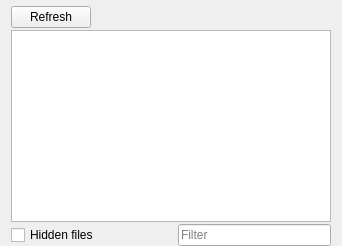
           <widget class="QWidget" name="downloadTab">
            <attribute name="title">
             <string>Downloads</string>
            </attribute>
            <layout class="QVBoxLayout" name="verticalLayout_7">
             <property name="spacing">
              <number>2</number>
             </property>
             <property name="topMargin">
              <number>6</number>
             </property>
             <property name="bottomMargin">
              <number>0</number>
             </property>
             <item>
              <layout class="QHBoxLayout" name="horizontalLayout" stretch="0,0">
               <item>
                <widget class="QPushButton" name="btnRefreshDownloads">
                 <property name="toolTip">
                  <string>Refresh the downloads.</string>
                 </property>
                 <property name="whatsThis">
                  <string>Refresh the downloads.</string>
                 </property>
                 <property name="text">
                  <string>Refresh</string>
                 </property>
                 <property name="icon">
                  <iconset resource="resources.qrc">
                   <normaloff>:/MO/gui/resources/view-refresh.png</normaloff>:/MO/gui/resources/view-refresh.png</iconset>
                 </property>
                </widget>
               </item>
               <item>
                <spacer name="horizontalSpacer_7">
                 <property name="orientation">
                  <enum>Qt::Horizontal</enum>
                 </property>
                 <property name="sizeHint" stdset="0">
                  <size>
                   <width>40</width>
                   <height>20</height>
                  </size>
                 </property>
                </spacer>
               </item>
              </layout>
             </item>
             <item>
              <layout class="QVBoxLayout" name="downloadLayout">
               <item>
                <widget class="DownloadListView" name="downloadView">
                 <property name="minimumSize">
                  <size>
                   <width>320</width>
                   <height>0</height>
                  </size>
                 </property>
                 <property name="contextMenuPolicy">
                  <enum>Qt::CustomContextMenu</enum>
                 </property>
                 <property name="acceptDrops">
                  <bool>true</bool>
                 </property>
                 <property name="toolTip">
                  <string/>
                 </property>
                 <property name="whatsThis">
                  <string>This is a list of mods you downloaded from Nexus. Double click one to install it. You can also drag an archive into here.</string>
                 </property>
                 <property name="dragEnabled">
                  <bool>true</bool>
                 </property>
                 <property name="dragDropMode">
                  <enum>QAbstractItemView::DragDrop</enum>
                 </property>
                 <property name="defaultDropAction">
                  <enum>Qt::MoveAction</enum>
                 </property>
                 <property name="alternatingRowColors">
                  <bool>true</bool>
                 </property>
                 <property name="verticalScrollMode">
                  <enum>QAbstractItemView::ScrollPerPixel</enum>
                 </property>
                 <property name="indentation">
                  <number>0</number>
                 </property>
                 <property name="uniformRowHeights">
                  <bool>true</bool>
                 </property>
                 <property name="itemsExpandable">
                  <bool>false</bool>
                 </property>
                 <property name="sortingEnabled">
                  <bool>true</bool>
                 </property>
                </widget>
               </item>
              </layout>
             </item>
             <item>
              <layout class="QHBoxLayout" name="horizontalLayout_16" stretch="1,1,2">
               <item>
                <widget class="QCheckBox" name="showHiddenBox">
                 <property name="toolTip">
                  <string>Show downloads marked as hidden.</string>
                 </property>
                 <property name="whatsThis">
                  <string>Show downloads marked as hidden.</string>
                 </property>
                 <property name="text">
                  <string>Hidden files</string>
                 </property>
                </widget>
               </item>
               <item>
                <spacer name="horizontalSpacer_6">
                 <property name="orientation">
                  <enum>Qt::Horizontal</enum>
                 </property>
                 <property name="sizeHint" stdset="0">
                  <size>
                   <width>40</width>
                   <height>20</height>
                  </size>
                 </property>
                </spacer>
               </item>
               <item>
                <widget class="QLineEdit" name="downloadFilterEdit">
                 <property name="toolTip">
                  <string>Filter the list of downloads.</string>
                 </property>
                 <property name="whatsThis">
                  <string>Filter the list of downloads.</string>
                 </property>
                 <property name="placeholderText">
                  <string>Filter</string>
                 </property>
                </widget>
               </item>
              </layout>
             </item>
            </layout>
           </widget>
